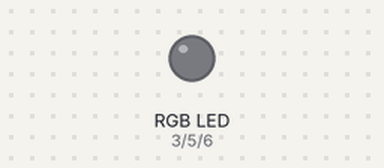
Bench run of a sketch on a simulated Arduino Uno, built with avr-gcc and run on an emulated ATmega328P. Parts: an RGB LED mixed from three pins (HIGH = lit). What the sketch prints to the serial monitor is not drawn.

Above: at 0.05 s.
At 20.4 s:
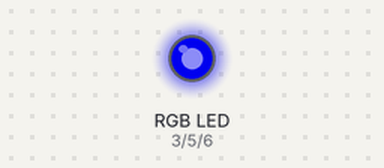
Timing chart, 0 to 40.0 s (numbered marks = the images above):
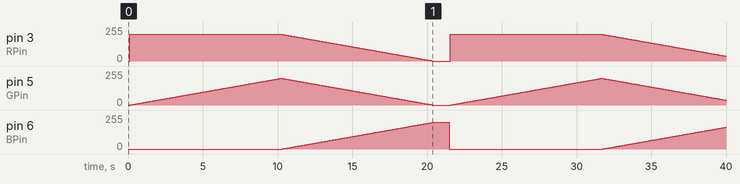

The sketch:

rgb_overgang_poc.ino
```cpp
int RPin = 3;
int GPin = 5;
int BPin = 6;

int RData = 0;
int GData = 0;
int BData = 0;

int state = 0; //0 = off 1 = red. 2 = to orange. 3 = to blue

int dataRoof = 200;

void setup() {
  pinMode(RPin, OUTPUT);
  pinMode(GPin, OUTPUT);
  pinMode(BPin, OUTPUT);
  Serial.begin(115200);
}

void loop() {

  // put your main code here, to run repeatedly:
  switch (state) {
  case 0:
    RData = 0;
    GData = 0;
    BData = 0;

    state = 1;
    break;

  case 1:
    RData = 200;
    GData = 0;
    BData = 0;

    state = 2;
    break;

  case 2:
    if(GData < 200){
      GData++;
    }
    else{
      state = 3;
    }
    break;

  case 3:
    if(BData < 200){
      RData--;
      GData--;
      BData++;
    }
    else{
      delay(1000);
      state = 0;
    }
    break;

  default:
    // statements
    break;
  }
  delay(50);
  RGB();
}

void RGB(){
  Serial.println("RGB data");
  Serial.println(RData);
  Serial.println(GData);
  Serial.println(BData);

  analogWrite(RPin, RData);
  analogWrite(GPin, GData);
  analogWrite(BPin, BData);
}
```

Measured:
- by itself, pin 3 (RPin): ramps from 200/255 to 0/255 and jumps back, once every 21.4 s
